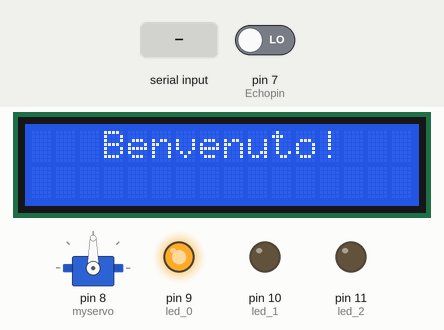
A sketch run on a simulated Arduino Uno, built with avr-gcc and run on an emulated ATmega328P. Parts: servo, 16×2 character LCD, output pins drawn as LEDs (lit = HIGH). Inputs (shaded band) come from the test bench; at power-on: pin 7 (Echopin) LOW. Pins used as bus, display or sensor lines are not drawn; what the sketch prints to the serial monitor is not drawn.

Above: at 1.2 s.
1.3 s: "3\n" received over Serial
At 6.9 s:
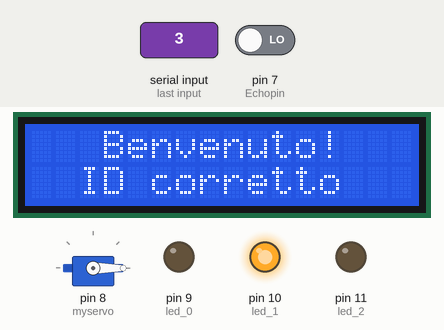
At 10.6 s:
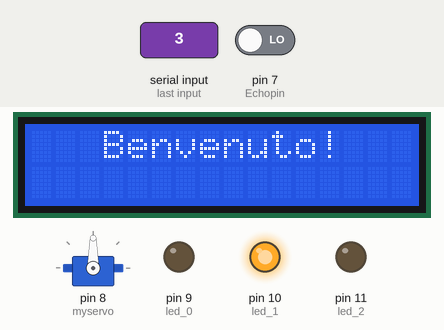
Timing chart, 0 to 12.1 s (numbered marks = the images above; inputs shaded):
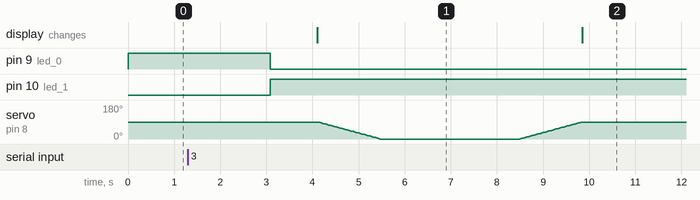

Measured:
- after the input at 1.3 s, the display: changes after 2.8 s (image 1)

The sketch:

IoT.ino
```cpp
#define Trigpin 6
#define Echopin 7
#define led_0 9
#define led_1 10
#define led_2 11
#include <LiquidCrystal.h>
#include <Servo.h>

float distance;   //variabili per sensore ultrasonic
int duration;
int pos = 0;    //servo position
String data = "";    //stringa per leggere dati
LiquidCrystal lcd(13, 12, 5, 4, 3, 2);    //schermo lcd
Servo myservo;    //servomotore

void setup() {
  pinMode (Trigpin, OUTPUT);
  pinMode (led_0, OUTPUT);
  pinMode (led_1, OUTPUT);
  pinMode (led_2, OUTPUT);
  pinMode (Echopin, INPUT);

  //Accendo solo il led verde, posto libero
  digitalWrite (led_0, HIGH);
  digitalWrite (led_1, LOW);
  digitalWrite (led_2, LOW);

  myservo.attach(8);
  myservo.write(90);
  Serial.begin(9600);
  lcd.begin(16, 2);
}

void loop() {
  lcd.setCursor(0,0);
  lcd.print("   Benvenuto!    ");

  //calcolo distanza
  digitalWrite(Trigpin, LOW);
  delay(2);
  digitalWrite(Trigpin, HIGH);
  delay(10);
  digitalWrite(Trigpin, LOW);
  duration = pulseIn(Echopin, HIGH);
  distance = duration * 0.034 / 2;

  //ricevo dati da raspberry
  if (Serial.available() > 0) {
    data = Serial.readStringUntil('\n');

    //2->Postazione prenotata
    if (data=="2"){
      digitalWrite (led_0, LOW);
      digitalWrite (led_1, LOW);
      digitalWrite (led_2, HIGH);
    }
    //3->Sbarra da alzare
    else if (data=="3")
    {
      lcd.setCursor(0,1);
  	  lcd.print("  ID corretto  ");

      for (pos = 90; pos >= 0; pos -= 1) {   //alzo la sbarra
        myservo.write(pos);
        delay(15);
      }
      delay(3000);
      for (pos = 0; pos <= 90; pos += 1) {   //abbasso la sbarra
        myservo.write(pos);
        delay(15);
      }

      //cancello la riga dell'ID
      lcd.setCursor(0,1);
      lcd.print("                          ");
      data = "2";    //metto a 2 cosi non entro nell'if della distanza superiore a 5 cm, quindi il posto rimane arancione finchè non mi ci metto davanti
    }

    //Disponibilità parcheggi
    else if(data == "-0")
    {
      lcd.setCursor(0,1);
      lcd.print("Parcheggio pieno");
    }
    else if (data == "-1")
    {
      lcd.setCursor(0,1);
      lcd.print("    Posti: 1    ");
    }
    else if (data == "-2")
    {
      lcd.setCursor(0,1);
      lcd.print("    Posti: 2    ");
    }
    else if (data == "-3")
    {
      lcd.setCursor(0,3);
      lcd.print("    Posti: 3    ");
    }
    //Se è altro-> Id da stampare
    else
    {
      lcd.setCursor(0,1);
      lcd.print("                       ");
      lcd.setCursor(0,1);
  	  lcd.print("     ID:      ");
      lcd.setCursor(9,1);
      lcd.print(data);
    }
  }

  if (distance>=5 && data != "2")
  {
    //aspetto 1 secondo e ricalcolo la distanza per assicurarmi che sia davvero libero
    delay(1000);
    digitalWrite(Trigpin, LOW);
    delay(2);
    digitalWrite(Trigpin, HIGH);
    delay(10);
    digitalWrite(Trigpin, LOW);
    duration = pulseIn(Echopin, HIGH);
    distance = duration * 0.034 / 2;

    if (distance>=5){
      digitalWrite (led_0, HIGH);
      digitalWrite (led_1, LOW);
      digitalWrite (led_2, LOW);
      Serial.write ("0\n");
      }
  }
  if (distance<5)
  {
    //aspetto 1 secondo e ricalcolo la distanza per assicurarmi che sia davvero occupato
    delay(1000);
    digitalWrite(Trigpin, LOW);
    delay(2);
    digitalWrite(Trigpin, HIGH);
    delay(10);
    digitalWrite(Trigpin, LOW);
    duration = pulseIn(Echopin, HIGH);
    distance = duration * 0.034 / 2;

    if (distance<5)
    {
      data = "";
      digitalWrite (led_0, LOW);
      digitalWrite (led_1, HIGH);
      digitalWrite (led_2, LOW);
      Serial.write ("1\n");
      }
  }
}
```
